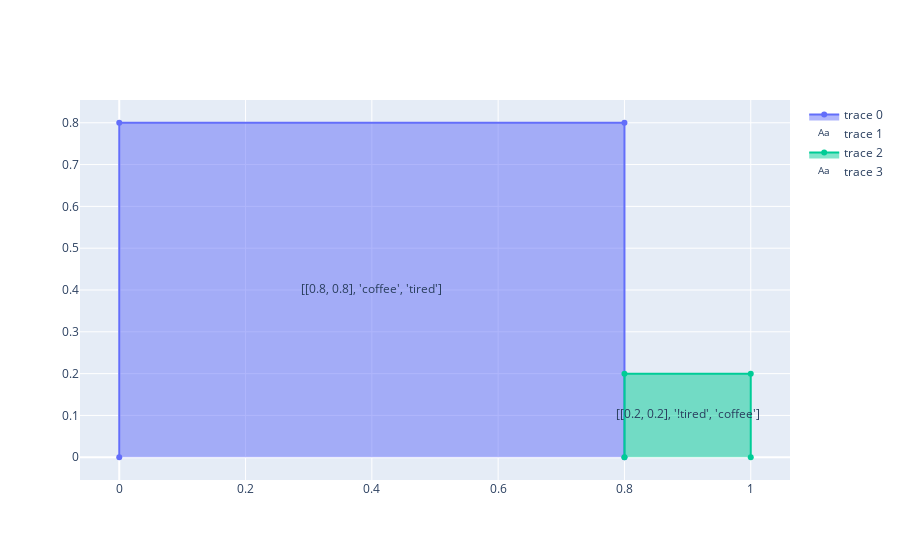

The notebook cell this image was saved under:
### Markdown cell above
To translate this to the case model, we first need to translate {coffee:0} to !coffee. Once that is done, we can go through the evidence loop.

### Code cell
evidence = ['coffee'] # TODO: automatic updating between the two

iter = 0
for piece in evidence:
    caseModTest = go.Figure()
    sum = 0
    valYA =0
    valYB = 0
    #caseMod = go.Figure()
    for case in casesInCaseModel:
        case.sort(key=lambda x: x if isinstance(x, str) else "")
        value = case[0]
        flag = 0
        for x in case:
            if piece == "".join(["!", str(x)]) or str(x) == "".join(["!", piece]):    #case 1: find a contradiction
                flag = 1
            elif piece == str(x):     #case 2: the evidence is already in the case
                flag = 2
            
        # flag 0 = case 3: the evidence has to be added to the case
        if flag == 0:
            case.append(piece)
        if flag == 1:    # if you find a contradiction, set the size of the case to 0 (or 0.000001 but ugh)
            case.append(piece)
            case[0] = 0
        #if flag == 2:   # if the evidence is already in the case, do nothing
        value = case[0]
        if type(value) == list:
            if case.count("tired") >0:    #HACK BAD
                caseModTest.add_trace(go.Scatter(x=[0,0,value[0],value[0]], y=[0,valYA+value[1],valYA+value[1],0], fill="toself"))
                caseModTest.add_trace(go.Scatter(x=[0 + value[0]/2], y=[valYA+value[1]/2],text=[case],mode="text"))
                valYA = valYA + value[1]
            if case.count("!tired") >0:    #HACK BAD
                caseModTest.add_trace(go.Scatter(x=[1-value[0],1-value[0],1,1], y=[0,valYB+value[1],valYB+value[1],0], fill="toself"))
                caseModTest.add_trace(go.Scatter(x=[1-value[0]/2], y=[valYB+value[1]/2],text=[case],mode="text"))
                valYB = valYB + value[1]
            
caseModTest.show()        
casesInCaseModel

### Figure 1 — Plotly figure (JSON) as saved in the notebook; plotly's stock layout.template omitted (floating-point values rounded to 4 significant figures)
{"data": [{"fill": "toself", "type": "scatter", "x": [0, 0, 0.8, 0.8], "y": [0, 0.8, 0.8, 0]}, {"mode": "text", "text": ["[[0.8, 0.8], 'coffee', 'tired']"], "type": "scatter", "x": [0.4], "y": [0.4]}, {"fill": "toself", "type": "scatter", "x": [0.8, 0.8, 1, 1], "y": [0, 0.2, 0.2, 0]}, {"mode": "text", "text": ["[[0.2, 0.2], '!tired', 'coffee']"], "type": "scatter", "x": [0.9], "y": [0.1]}], "layout": {}}
